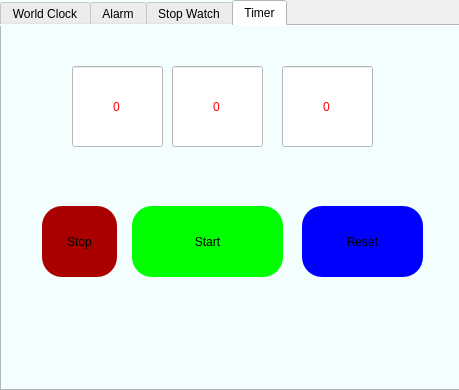
<?xml version="1.0" encoding="UTF-8"?>
<ui version="4.0">
 <class>MainWindow</class>
 <widget class="QMainWindow" name="MainWindow">
  <property name="geometry">
   <rect>
    <x>0</x>
    <y>0</y>
    <width>459</width>
    <height>390</height>
   </rect>
  </property>
  <property name="windowTitle">
   <string>MainWindow</string>
  </property>
  <widget class="QWidget" name="centralwidget">
   <widget class="QTabWidget" name="tabWidget">
    <property name="geometry">
     <rect>
      <x>0</x>
      <y>0</y>
      <width>461</width>
      <height>391</height>
     </rect>
    </property>
    <property name="styleSheet">
     <string notr="true">
background-color: rgb(243, 255, 255);</string>
    </property>
    <property name="currentIndex">
     <number>3</number>
    </property>
    <widget class="QWidget" name="tab">
     <attribute name="title">
      <string>World Clock</string>
     </attribute>
     <widget class="QLabel" name="label">
      <property name="geometry">
       <rect>
        <x>10</x>
        <y>70</y>
        <width>111</width>
        <height>41</height>
       </rect>
      </property>
      <property name="font">
       <font>
        <family>Segoe UI</family>
        <pointsize>20</pointsize>
        <italic>false</italic>
        <bold>true</bold>
       </font>
      </property>
      <property name="styleSheet">
       <string notr="true">background-color: rgb(0, 170, 0);
font: 700 20pt &quot;Segoe UI&quot;;
color: rgb(0, 0, 0);
</string>
      </property>
      <property name="text">
       <string>Iran</string>
      </property>
      <property name="alignment">
       <set>Qt::AlignCenter</set>
      </property>
     </widget>
     <widget class="QLabel" name="label_2">
      <property name="geometry">
       <rect>
        <x>10</x>
        <y>150</y>
        <width>121</width>
        <height>51</height>
       </rect>
      </property>
      <property name="font">
       <font>
        <family>Segoe UI</family>
        <pointsize>20</pointsize>
        <italic>false</italic>
        <bold>true</bold>
       </font>
      </property>
      <property name="styleSheet">
       <string notr="true">background-color: rgb(85, 255, 255);
color: rgb(0, 0, 0);
font: 700 20pt &quot;Segoe UI&quot;;</string>
      </property>
      <property name="text">
       <string>Germany</string>
      </property>
      <property name="alignment">
       <set>Qt::AlignCenter</set>
      </property>
     </widget>
     <widget class="QLabel" name="label_3">
      <property name="geometry">
       <rect>
        <x>10</x>
        <y>230</y>
        <width>121</width>
        <height>41</height>
       </rect>
      </property>
      <property name="font">
       <font>
        <family>Segoe UI</family>
        <pointsize>20</pointsize>
        <italic>false</italic>
        <bold>true</bold>
       </font>
      </property>
      <property name="styleSheet">
       <string notr="true">background-color: rgb(255, 0, 127);
color: rgb(0, 0, 0);
font: 700 20pt &quot;Segoe UI&quot;;</string>
      </property>
      <property name="text">
       <string>USA</string>
      </property>
      <property name="alignment">
       <set>Qt::AlignCenter</set>
      </property>
     </widget>
     <widget class="QLabel" name="lbl_timeIR">
      <property name="geometry">
       <rect>
        <x>190</x>
        <y>70</y>
        <width>221</width>
        <height>41</height>
       </rect>
      </property>
      <property name="font">
       <font>
        <family>Seven Segment</family>
        <pointsize>35</pointsize>
        <italic>false</italic>
        <bold>false</bold>
       </font>
      </property>
      <property name="styleSheet">
       <string notr="true">background-color: rgb(255, 255, 127);
font: 35pt &quot;Seven Segment&quot;;</string>
      </property>
      <property name="text">
       <string/>
      </property>
      <property name="alignment">
       <set>Qt::AlignCenter</set>
      </property>
     </widget>
     <widget class="QLabel" name="lbl_timeDE">
      <property name="geometry">
       <rect>
        <x>190</x>
        <y>150</y>
        <width>221</width>
        <height>51</height>
       </rect>
      </property>
      <property name="font">
       <font>
        <family>Seven Segment</family>
        <pointsize>35</pointsize>
        <italic>false</italic>
        <bold>false</bold>
       </font>
      </property>
      <property name="styleSheet">
       <string notr="true">
background-color: rgb(255, 255, 127);
font: 35pt &quot;Seven Segment&quot;;</string>
      </property>
      <property name="text">
       <string/>
      </property>
      <property name="alignment">
       <set>Qt::AlignCenter</set>
      </property>
     </widget>
     <widget class="QLabel" name="lbl_timeUS">
      <property name="geometry">
       <rect>
        <x>190</x>
        <y>230</y>
        <width>221</width>
        <height>41</height>
       </rect>
      </property>
      <property name="font">
       <font>
        <family>Seven Segment</family>
        <pointsize>35</pointsize>
        <italic>false</italic>
        <bold>false</bold>
       </font>
      </property>
      <property name="styleSheet">
       <string notr="true">
background-color: rgb(255, 255, 127);
font: 35pt &quot;Seven Segment&quot;;</string>
      </property>
      <property name="text">
       <string/>
      </property>
      <property name="alignment">
       <set>Qt::AlignCenter</set>
      </property>
     </widget>
    </widget>
    <widget class="QWidget" name="tab_2">
     <attribute name="title">
      <string>Alarm</string>
     </attribute>
     <widget class="QPushButton" name="btn_add_alarm">
      <property name="geometry">
       <rect>
        <x>20</x>
        <y>260</y>
        <width>81</width>
        <height>41</height>
       </rect>
      </property>
      <property name="styleSheet">
       <string notr="true">background-color: rgb(0, 255, 0);
font: 700 12pt &quot;Segoe UI&quot;;
border-radius:15px;
</string>
      </property>
      <property name="text">
       <string>Add</string>
      </property>
     </widget>
     <widget class="QLineEdit" name="txt_min_Alarm">
      <property name="geometry">
       <rect>
        <x>90</x>
        <y>30</y>
        <width>51</width>
        <height>51</height>
       </rect>
      </property>
      <property name="styleSheet">
       <string notr="true">font: 30pt &quot;Seven Segment&quot;;
background-color: rgb(0, 0, 0);
color: rgb(255, 255, 255);</string>
      </property>
      <property name="text">
       <string>0</string>
      </property>
      <property name="alignment">
       <set>Qt::AlignCenter</set>
      </property>
     </widget>
     <widget class="QLineEdit" name="txt_hour_Alarm">
      <property name="geometry">
       <rect>
        <x>20</x>
        <y>30</y>
        <width>51</width>
        <height>51</height>
       </rect>
      </property>
      <property name="styleSheet">
       <string notr="true">font: 30pt &quot;Seven Segment&quot;;
background-color: rgb(0, 0, 0);
color: rgb(255, 0, 0);</string>
      </property>
      <property name="text">
       <string>0</string>
      </property>
      <property name="alignment">
       <set>Qt::AlignCenter</set>
      </property>
     </widget>
     <widget class="QLineEdit" name="txt_sec_Alarm">
      <property name="geometry">
       <rect>
        <x>160</x>
        <y>30</y>
        <width>51</width>
        <height>51</height>
       </rect>
      </property>
      <property name="styleSheet">
       <string notr="true">font: 30pt &quot;Seven Segment&quot;;
background-color: rgb(0, 0, 0);
color: rgb(0, 0, 255);</string>
      </property>
      <property name="text">
       <string>0</string>
      </property>
      <property name="alignment">
       <set>Qt::AlignCenter</set>
      </property>
     </widget>
     <widget class="QPushButton" name="btn_edit_alarm">
      <property name="geometry">
       <rect>
        <x>130</x>
        <y>260</y>
        <width>81</width>
        <height>41</height>
       </rect>
      </property>
      <property name="styleSheet">
       <string notr="true">background-color: rgb(170, 255, 255);
font: 700 12pt &quot;Segoe UI&quot;;
border-radius: 15px;
</string>
      </property>
      <property name="text">
       <string>Edit</string>
      </property>
     </widget>
     <widget class="QLineEdit" name="txt_alarm_desc">
      <property name="geometry">
       <rect>
        <x>20</x>
        <y>150</y>
        <width>191</width>
        <height>91</height>
       </rect>
      </property>
      <property name="styleSheet">
       <string notr="true">background-color: rgb(0, 0, 0);
font: 18pt &quot;Segoe UI&quot;;
color: rgb(255, 255, 255);
</string>
      </property>
     </widget>
     <widget class="QLabel" name="label_4">
      <property name="geometry">
       <rect>
        <x>20</x>
        <y>100</y>
        <width>171</width>
        <height>31</height>
       </rect>
      </property>
      <property name="font">
       <font>
        <family>Segoe UI</family>
        <pointsize>17</pointsize>
        <italic>false</italic>
        <bold>true</bold>
       </font>
      </property>
      <property name="styleSheet">
       <string notr="true">font: 700 17pt &quot;Segoe UI&quot;;
color: rgb(255, 0, 127);</string>
      </property>
      <property name="text">
       <string>Description:</string>
      </property>
      <property name="alignment">
       <set>Qt::AlignCenter</set>
      </property>
     </widget>
     <widget class="QWidget" name="gridLayoutWidget">
      <property name="geometry">
       <rect>
        <x>230</x>
        <y>0</y>
        <width>211</width>
        <height>331</height>
       </rect>
      </property>
      <layout class="QGridLayout" name="gridLayout"/>
     </widget>
    </widget>
    <widget class="QWidget" name="tab_3">
     <attribute name="title">
      <string>Stop Watch</string>
     </attribute>
     <widget class="QPushButton" name="btn_start_stopwatch">
      <property name="geometry">
       <rect>
        <x>154</x>
        <y>170</y>
        <width>81</width>
        <height>71</height>
       </rect>
      </property>
      <property name="styleSheet">
       <string notr="true">background-color: rgb(0, 255, 0);
font: 700 20pt &quot;Segoe Script&quot;;
border-radius:15px;
</string>
      </property>
      <property name="text">
       <string>Start</string>
      </property>
     </widget>
     <widget class="QLabel" name="lbl_stopwatch">
      <property name="geometry">
       <rect>
        <x>70</x>
        <y>30</y>
        <width>241</width>
        <height>91</height>
       </rect>
      </property>
      <property name="styleSheet">
       <string notr="true">color: rgb(255, 0, 0);
font: 65pt &quot;Seven Segment&quot;;
background-color: rgb(255, 255, 255);</string>
      </property>
      <property name="text">
       <string>0</string>
      </property>
      <property name="alignment">
       <set>Qt::AlignCenter</set>
      </property>
     </widget>
     <widget class="QPushButton" name="btn_stop_stopwatch">
      <property name="geometry">
       <rect>
        <x>40</x>
        <y>170</y>
        <width>75</width>
        <height>71</height>
       </rect>
      </property>
      <property name="styleSheet">
       <string notr="true">background-color: rgb(170, 0, 0);
font: 700 20pt &quot;Segoe Script&quot;;
border-radius: 15px;
</string>
      </property>
      <property name="text">
       <string>Stop</string>
      </property>
     </widget>
     <widget class="QPushButton" name="btn_reset_stopwatch">
      <property name="geometry">
       <rect>
        <x>270</x>
        <y>170</y>
        <width>101</width>
        <height>71</height>
       </rect>
      </property>
      <property name="styleSheet">
       <string notr="true">background-color: rgb(0, 0, 255);
font: 700 20pt &quot;Segoe Script&quot;;
border-radius: 15px;
</string>
      </property>
      <property name="text">
       <string>Reset</string>
      </property>
     </widget>
    </widget>
    <widget class="QWidget" name="tab_4">
     <attribute name="title">
      <string>Timer</string>
     </attribute>
     <widget class="QLineEdit" name="txt_hour_timer">
      <property name="geometry">
       <rect>
        <x>70</x>
        <y>40</y>
        <width>91</width>
        <height>81</height>
       </rect>
      </property>
      <property name="styleSheet">
       <string notr="true">font: 55pt &quot;Seven Segment&quot;;
background-color: rgb(255, 255, 255);
color: rgb(255, 0, 0);
</string>
      </property>
      <property name="text">
       <string>0</string>
      </property>
      <property name="alignment">
       <set>Qt::AlignCenter</set>
      </property>
     </widget>
     <widget class="QLineEdit" name="txt_min_timer">
      <property name="geometry">
       <rect>
        <x>170</x>
        <y>40</y>
        <width>91</width>
        <height>81</height>
       </rect>
      </property>
      <property name="styleSheet">
       <string notr="true">font: 55pt &quot;Seven Segment&quot;;
background-color: rgb(255, 255, 255);
color: rgb(255, 0, 0);</string>
      </property>
      <property name="text">
       <string>0</string>
      </property>
      <property name="alignment">
       <set>Qt::AlignCenter</set>
      </property>
     </widget>
     <widget class="QLineEdit" name="txt_sec_timer">
      <property name="geometry">
       <rect>
        <x>280</x>
        <y>40</y>
        <width>91</width>
        <height>81</height>
       </rect>
      </property>
      <property name="styleSheet">
       <string notr="true">font: 55pt &quot;Seven Segment&quot;;
background-color: rgb(255, 255, 255);
color: rgb(255, 0, 0);</string>
      </property>
      <property name="text">
       <string>0</string>
      </property>
      <property name="alignment">
       <set>Qt::AlignCenter</set>
      </property>
     </widget>
     <widget class="QPushButton" name="btn_stop_timer">
      <property name="geometry">
       <rect>
        <x>40</x>
        <y>180</y>
        <width>75</width>
        <height>71</height>
       </rect>
      </property>
      <property name="styleSheet">
       <string notr="true">background-color: rgb(170, 0, 0);
font: 700 22pt &quot;Segoe Print&quot;;
border-radius: 20px;
</string>
      </property>
      <property name="text">
       <string>Stop</string>
      </property>
     </widget>
     <widget class="QPushButton" name="btn_reset_timer">
      <property name="geometry">
       <rect>
        <x>300</x>
        <y>180</y>
        <width>121</width>
        <height>71</height>
       </rect>
      </property>
      <property name="styleSheet">
       <string notr="true">background-color: rgb(0, 0, 255);
font: 700 22pt &quot;Segoe Print&quot;;
border-radius: 20px;
</string>
      </property>
      <property name="text">
       <string>Reset</string>
      </property>
     </widget>
     <widget class="QPushButton" name="btn_start_timer">
      <property name="geometry">
       <rect>
        <x>130</x>
        <y>180</y>
        <width>151</width>
        <height>71</height>
       </rect>
      </property>
      <property name="styleSheet">
       <string notr="true">background-color: rgb(0, 255, 0);
font: 700 22pt &quot;Segoe Print&quot;;
border-radius:20px;
</string>
      </property>
      <property name="text">
       <string>Start</string>
      </property>
     </widget>
    </widget>
   </widget>
  </widget>
 </widget>
 <resources/>
 <connections/>
</ui>
